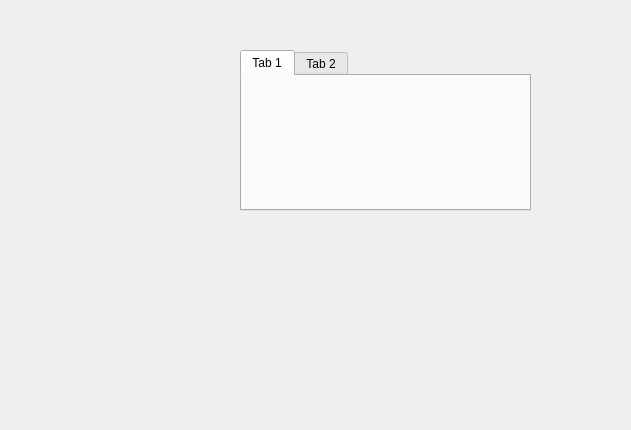
<?xml version="1.0" encoding="UTF-8"?>
<ui version="4.0">
 <class>Form</class>
 <widget class="QWidget" name="Form">
  <property name="geometry">
   <rect>
    <x>0</x>
    <y>0</y>
    <width>631</width>
    <height>430</height>
   </rect>
  </property>
  <property name="windowTitle">
   <string>Form</string>
  </property>
  <widget class="QTabWidget" name="tabWidget">
   <property name="geometry">
    <rect>
     <x>240</x>
     <y>50</y>
     <width>291</width>
     <height>161</height>
    </rect>
   </property>
   <widget class="QWidget" name="tab">
    <attribute name="title">
     <string>Tab 1</string>
    </attribute>
   </widget>
   <widget class="QWidget" name="tab_2">
    <attribute name="title">
     <string>Tab 2</string>
    </attribute>
   </widget>
  </widget>
 </widget>
 <resources/>
 <connections/>
</ui>
